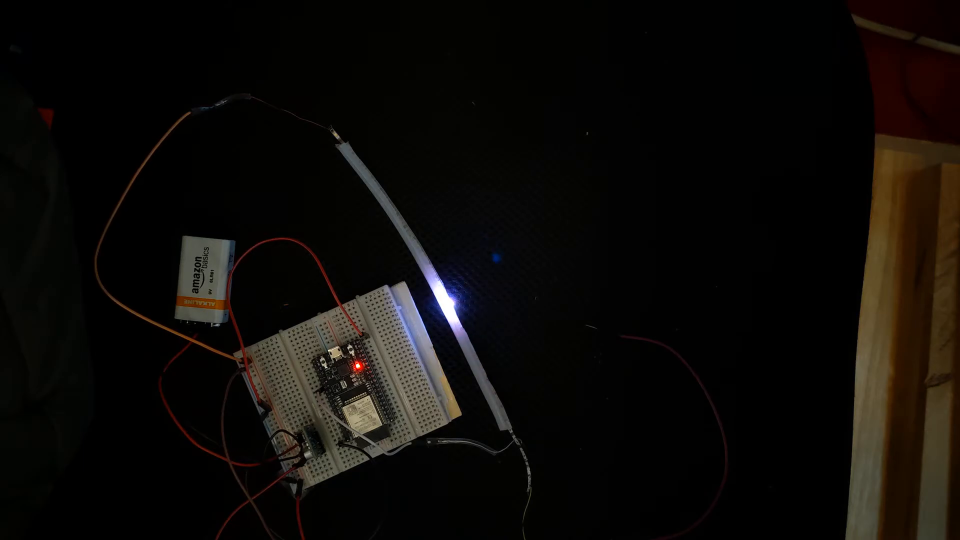
#> input picture frame 102 of camera/#scanning-samples/0.mp4, 1920 x 1080 px, given in place of test6.MOV, which was not available (shown at 1/2 size)
$ python videoProcess.py
#> lines starting #> are read from the running program, lines starting #| are printed output that depends on the picture; after the words box and inside, x2 and y2 are one past the last pixel; in counts of white or black regions, pixels touching at a corner belong together; pictures that were not available may be replaced by others from this repository, and a replacement may not be noted

import numpy as np
import cv2 as cv
# from datetime import datetime


areaThreshold = 0.0005
cap = cv.VideoCapture('../#scanning-samples/test6.MOV')
# get total frame number
totalFrame = int(cap.get(cv.CAP_PROP_FRAME_COUNT))
fps = cap.get(cv.CAP_PROP_FPS)
# fps = 60
print("fps: " + str(fps))
blinkingInterval = fps*0.4
print("blinking interval: " + str(blinkingInterval))
deltaInterval = 100
curLED = 1
findFirstLed = False
startFrame = 0
f = open("ledPos.txt", "a")

# check if the first led begin blinking

def startCapture(thresh, curFrame):
    global findFirstLed
    global lastBlinkTime
    global firstLEDTime
    global startFrame
    whiteAreaSize = sum(sum(thresh))
    whiteProportion = whiteAreaSize / (thresh.shape[0]*thresh.shape[1])
    print("whiteProportion"+str(whiteProportion))
    if(whiteProportion >= areaThreshold):
        # firstLEDTime = int(round(time.time() * 1000)) - start_time
        # lastBlinkTime = firstLEDTime
        print("find first LED")
        startFrame = curFrame
        print("startFrame"+str(startFrame))
        return True
    else:
        return False


# [59 lines left out: functions canCapture, findCenter, findMaxLightArea, not called in this run]

def main():

    global findFirstLed

    # concatenate image Horizontally
    resultImgRGB = np.zeros((1920, 1080, 3), np.uint8)
    curLED = 0
    # while cap.isOpened():
    for curFrame in range(totalFrame):

        ret, frame = cap.read()

        # if frame is read correctly ret is True
        if not ret:
            print("Can't receive frame (stream end?). Exiting ...")
            break

        if findFirstLed == False:
            gray = cv.cvtColor(frame, cv.COLOR_BGR2GRAY)
            resultImg = cv.cvtColor(frame, cv.COLOR_BGR2GRAY)
            # filter the image with a threshold

            ret, thresh = cv.threshold(resultImg, 230, 255, cv.THRESH_BINARY)
            # resultImg = findMaxLightArea(resultImg)
            # cv.imshow('thresh', thresh)
            findFirstLed = startCapture(thresh, curFrame)
        else:

            # show the image
            frame, resultImg = findCenter(frame, resultImg, curFrame)
            resultImgRGB = cv.cvtColor(resultImg, cv.COLOR_GRAY2RGB)

        # [5 lines of commented-out code are left out]
        if cv.waitKey(1) == ord('q'):
            break
#> this loop made 1 pass; (key q is pressed on pass 1)
#> (whiteAreaSize in startCapture, whiteProportion in startCapture, findFirstLed) on pass 1: (16242, 0.00783, True)
#| whiteProportion0.00783275462962963
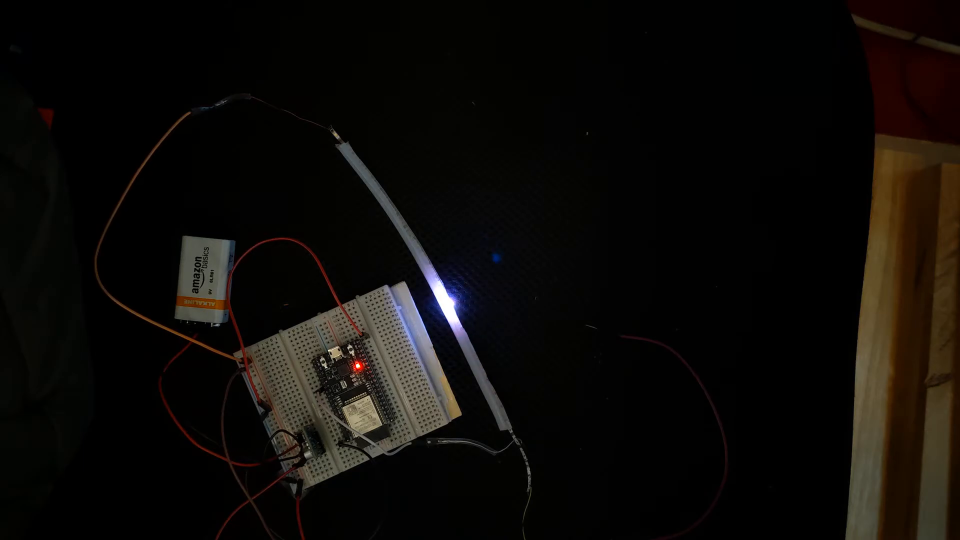
#> input picture frame 102 of camera/#scanning-samples/0.mp4, 1920 x 1080 px, given in place of test6.MOV, which was not available (shown at 1/2 size)
#> pass 1, in main, `gray = cv.cvtColor(frame, cv.COLOR_BGR2GRAY)`:
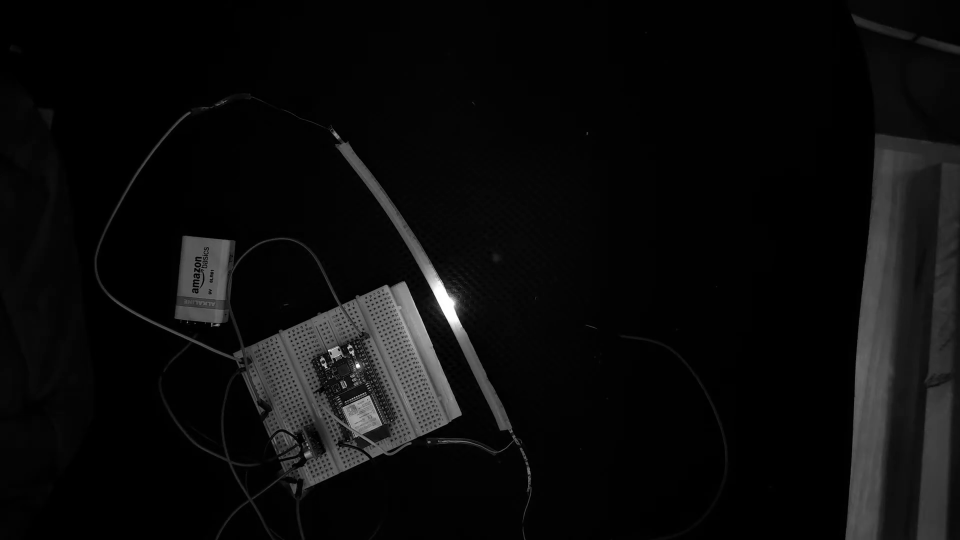
#> gray: shape (1080, 1920) (shown at 1/2 size); min 0, max 255, mean 11.6
#> pass 1, in main, `ret, thresh = cv.threshold(resultImg, 230, 255, cv.THRESH_BINARY)`:
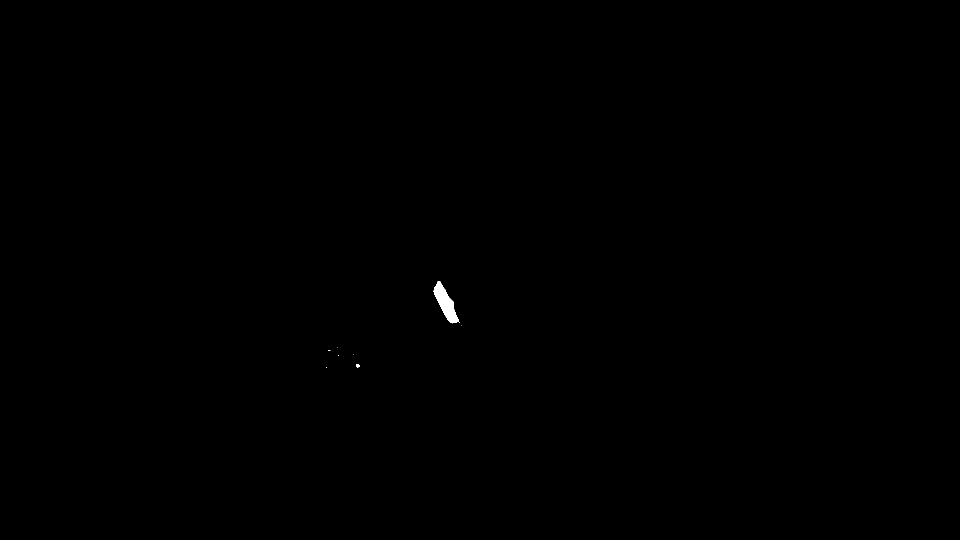
#> thresh: shape (1080, 1920) (shown at 1/2 size); 0.09% white; 9 white regions (7 under 20 px), largest, box (x1, y1, x2, y2) and area: (867, 562, 918, 647) 1880, (712, 728, 720, 735) 40
#> frame is the input picture: shape (1080, 1920, 3); mean B, G, R 8.3, 11.1, 13.7
#> after the loop, findFirstLed = True

    cap.release()
    cv.destroyAllWindows()
    f.close()


main()

$ run again, starting later in the video
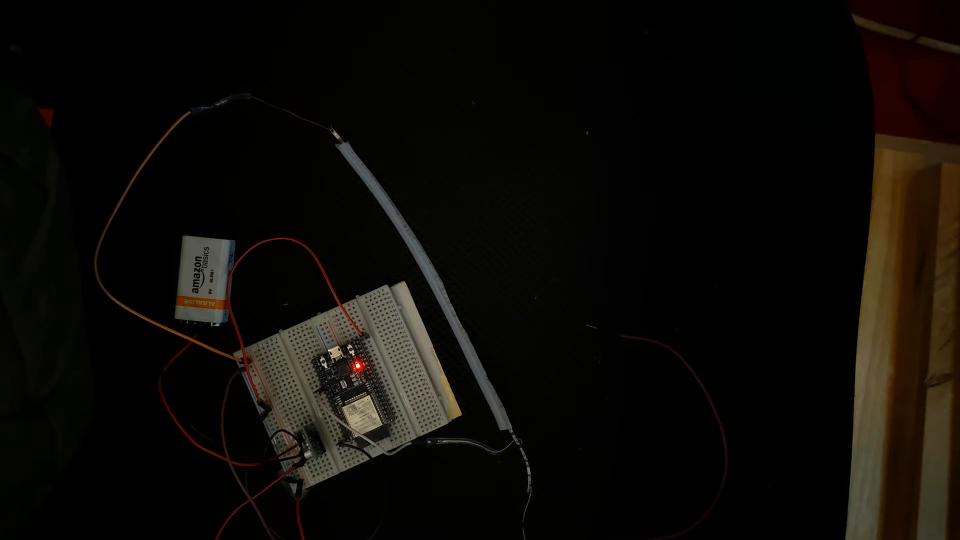
#> input picture frame 459 of camera/#scanning-samples/0.mp4, 1920 x 1080 px, given in place of test6.MOV, which was not available (shown at 1/2 size)
#> the loop in main, `for curFrame in range(totalFrame): ` made 1 pass; (key q is pressed on pass 1)
#> (whiteAreaSize in startCapture, whiteProportion in startCapture, findFirstLed) on pass 1: (4047, 0.00195, True)
#> (printed output is left out)
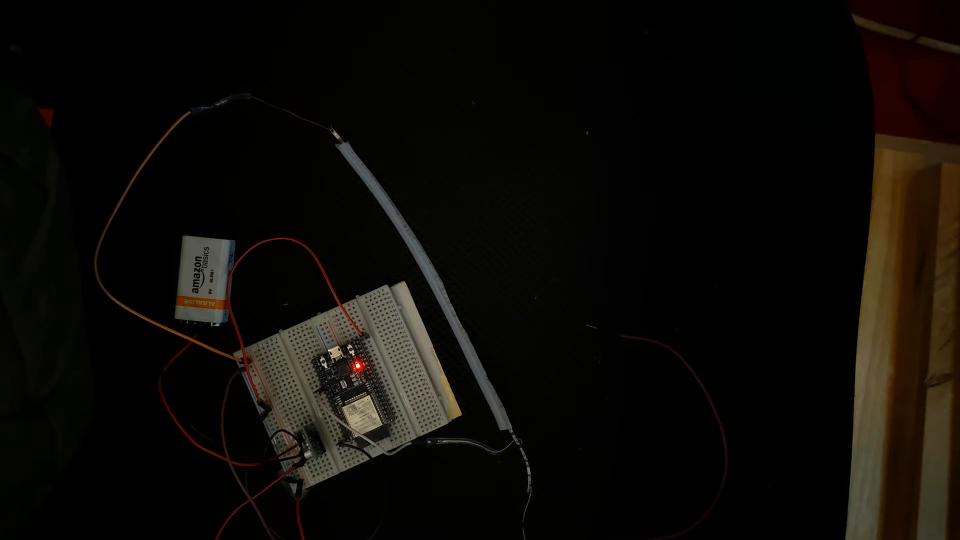
#> input picture frame 459 of camera/#scanning-samples/0.mp4, 1920 x 1080 px, given in place of test6.MOV, which was not available (shown at 1/2 size)
#> pass 1, in main, `gray = cv.cvtColor(frame, cv.COLOR_BGR2GRAY)`:
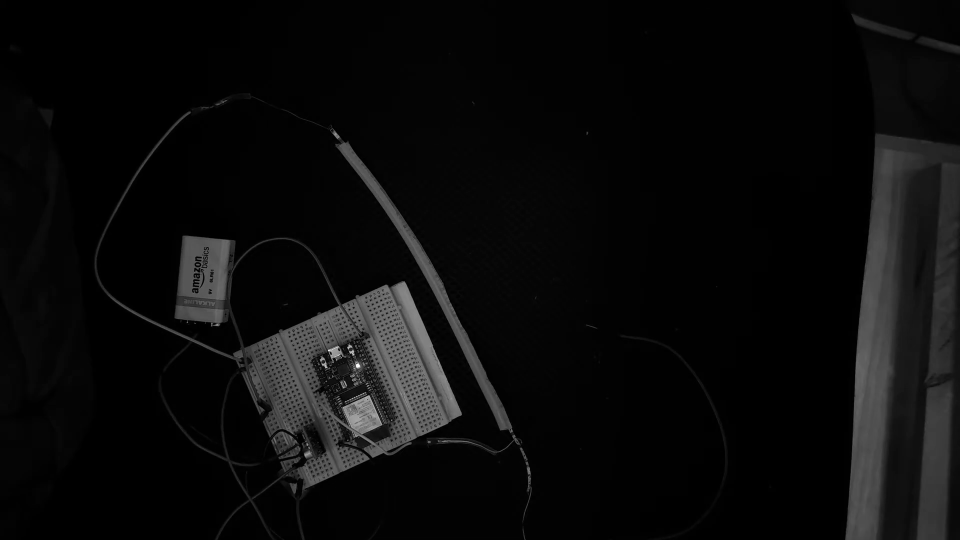
#> gray: shape (1080, 1920) (shown at 1/2 size); min 0, max 255, mean 11
#> in main, frame is the input picture: shape (1080, 1920, 3); mean B, G, R 6.9, 10.6, 13.1
#> after the loop in main, `for curFrame in range(totalFrame):`: findFirstLed = True

$ run again, starting later in the video
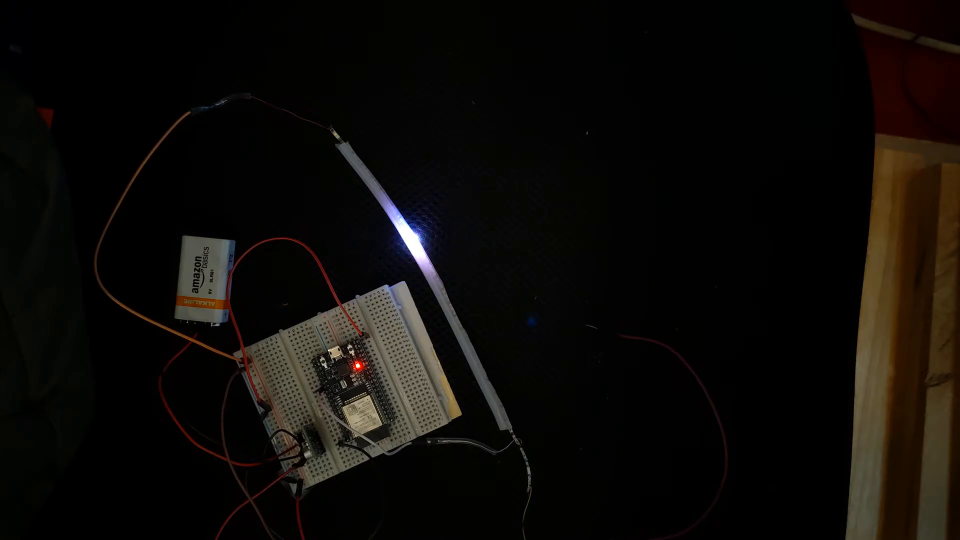
#> input picture frame 816 of camera/#scanning-samples/0.mp4, 1920 x 1080 px, given in place of test6.MOV, which was not available (shown at 1/2 size)
#> the loop in main, `for curFrame in range(totalFrame): ` made 1 pass; (key q is pressed on pass 1)
#> (whiteAreaSize in startCapture, whiteProportion in startCapture, findFirstLed) on pass 1: (17869, 0.00862, True)
#> (printed output is left out)
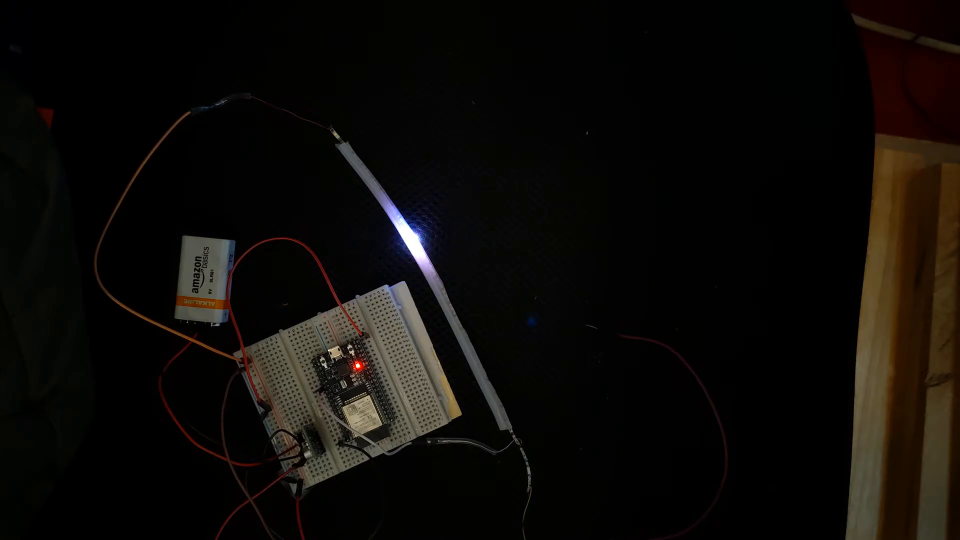
#> input picture frame 816 of camera/#scanning-samples/0.mp4, 1920 x 1080 px, given in place of test6.MOV, which was not available (shown at 1/2 size)
#> pass 1, in main, `gray = cv.cvtColor(frame, cv.COLOR_BGR2GRAY)`:
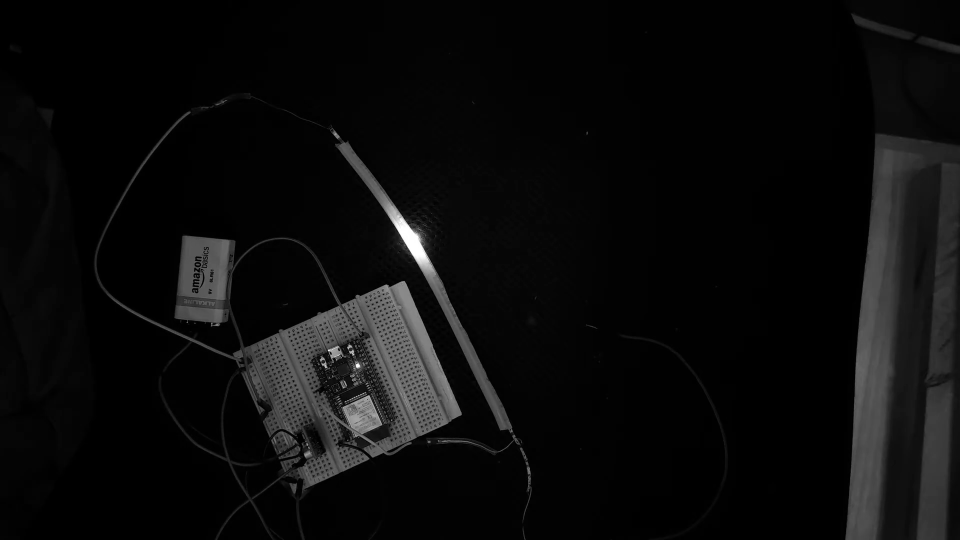
#> gray: shape (1080, 1920) (shown at 1/2 size); min 0, max 255, mean 11.6
#> in main, frame is the input picture: shape (1080, 1920, 3); mean B, G, R 8.2, 11.1, 13.7
#> after the loop in main, `for curFrame in range(totalFrame):`: findFirstLed = True
